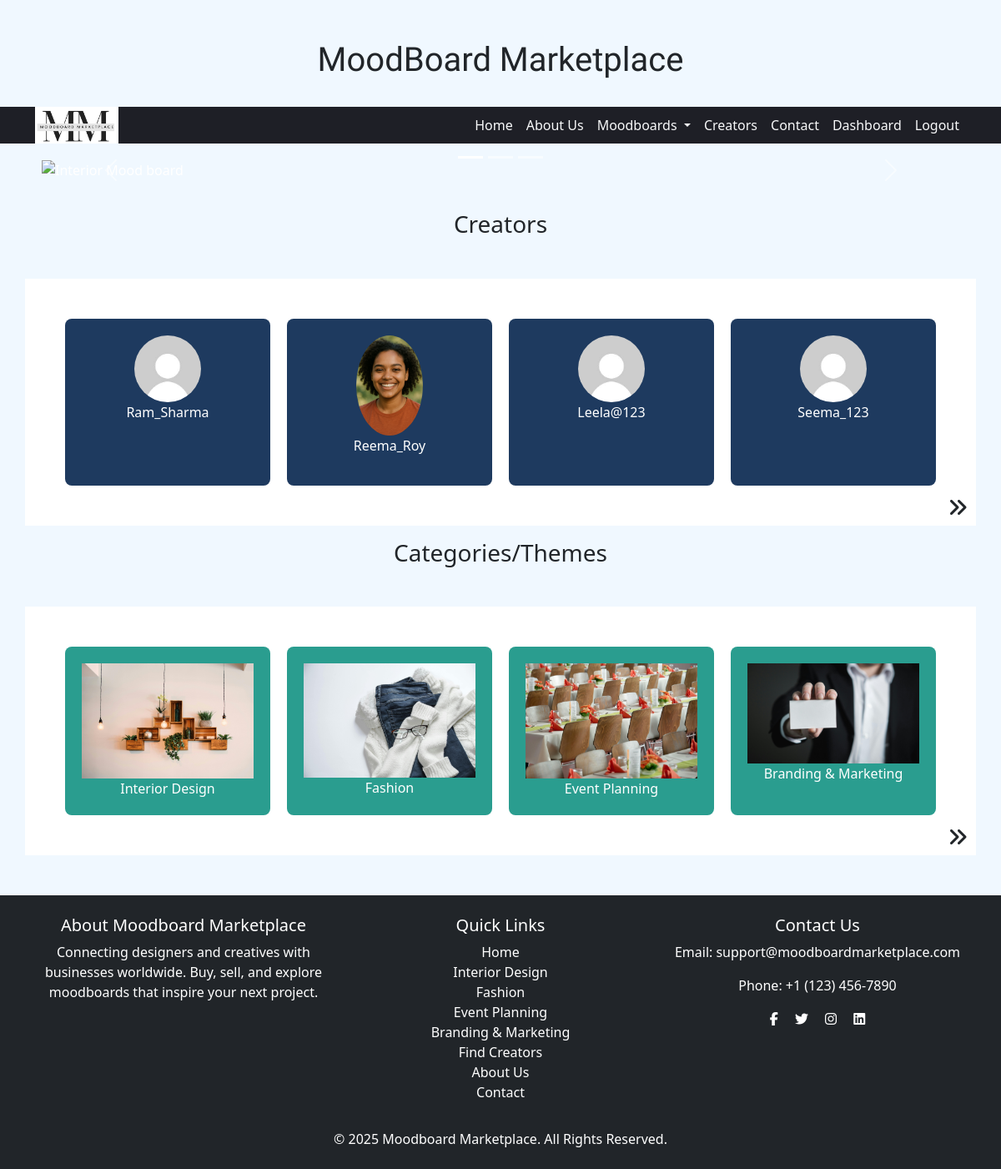
Page / (signed in) on the committed database.
### moodboards/models.py (models this page shows, shortened)
class User(AbstractUser):
    ROLE_CHOICES = [
        ('creator', 'Creator/Designer'),
        ('buyer', 'Buyer'),
    ]
    Categories = [
    		('All','All'),
		('Seasonal Theme','Seasonal Theme'),
		('Digital Design','Digital Design'),
		('Photography','Photography'),
		('Art & Illustration','Art & Illustration'),
		('Branding & Marketing','Branding & Marketing'),
		('Event Planning','Event Planning'),
		('Fashion','Fashion'),
		('Interior Design','Interior Design'),
	]
    email = models.EmailField(unique=True)
    role = models.CharField(max_length=10, choices=ROLE_CHOICES, default='buyer')
    profile_image = models.ImageField(upload_to='profile_images/', default='profile_images/default.jpeg', blank=True)
    speciality = models.CharField(max_length=30, choices=Categories, default='All')

class Category(models.Model):
	name = models.CharField(max_length=100,unique=True)
	image = models.ImageField(upload_to='category_images/', blank=True, null=True)
	description = models.TextField()

### moodboards/views.py (the view)
# urls.py: 2. Add a URL to urlpatterns:  path('', views.home, name='home')
def home(request):
    moodboards = Moodboard.objects.all().order_by('-created_at')[:5]
    creators = User.objects.filter(role='creator')[:4]  # Limit to 4
    categories = Category.objects.all()[:4]  # Limit to 4
    return render(request, 'moodboards/home.html', {"moodboards": moodboards,'creators': creators, 'categories': categories})

### moodboards/context_processors.py (called while the page is built)
def categories_context(request):
    return {
        'categories': Category.objects.all()  # Fetch all categories globally
    }

### templates/moodboards/home.html (shortened to what this page needs)
{% extends 'moodboards/base.html' %}
{% load static %}
{% block content %}
<section class="explore section container" style="width:100vw">
<div id="carouselExampleIndicators" class="carousel slide w-100">
  <div class="carousel-indicators">
    <button type="button" data-bs-target="#carouselExampleIndicators" data-bs-slide-to="0" class="active" aria-current="true" aria-label="Slide 1"></button>
    <button type="button" data-bs-target="#carouselExampleIndicators" data-bs-slide-to="1" aria-label="Slide 2"></button>
    <button type="button" data-bs-target="#carouselExampleIndicators" data-bs-slide-to="2" aria-label="Slide 3"></button>
  </div>
  <div class="carousel-inner">
    <div class="carousel-item active">
      <img src="{% static 'images/interior.png' %}" class="d-block w-100" alt="Interior Mood board">
    </div>
  </div>
  <button class="carousel-control-prev" type="button" data-bs-target="#carouselExampleIndicators" data-bs-slide="prev">
    <span class="carousel-control-prev-icon" aria-hidden="true"></span>
  </button>
  <button class="carousel-control-next" type="button" data-bs-target="#carouselExampleIndicators" data-bs-slide="next">
    <span class="carousel-control-next-icon" aria-hidden="true"></span>
  </button>
</div>
</section>
<h3 align="center" class="mt-3 mb-0">Creators</h3>
<section class="designers container d-flex flex-row mt-5 p-5">
    {% for creator in creators %}
        <div class="designers-card">
            <img src="{{ creator.profile_image.url }}" alt="{{ creator.name }}" class="rounded-circle" width="80">
            <p onclick="location.href='{% url 'creator_profile' creator.id %}'" style="cursor:pointer;">{{ creator.username }}</p>
        </div>
    {% empty %}
        <p>No designers available yet.</p>
    {% endfor %}
    <i class="designers-more fa-solid fa-angles-right" onclick="location.href='{% url 'creators' %}'"></i>
</section>
<h3 align="center" class="mt-3 mb-0">Categories/Themes</h3>
<section class="categories container d-flex flex-row mt-5 mb-5 p-5">
    {% for category in categories %}
        <div class="category-card text-center">
            <img src="{{ category.image.url }}" alt="{{ category.name }}" class="img-fluid">
            <a href="{% url 'moodboard_list' category.id %}" class="text-white text-decoration-none">{{ category.name }}</a>
        </div>
    {% empty %}
        <p>No categories available yet.</p>
    {% endfor %}
    <i class="categories-more fa-solid fa-angles-right" onclick="location.href='{% url 'categories' %}'"></i>
</section>
{% endblock %}

### templates/moodboards/base.html (shortened to what this page needs)
<!DOCTYPE html>
<html lang="en">
<head>
    <link rel="stylesheet" href="https://cdnjs.cloudflare.com/ajax/libs/font-awesome/6.7.2/css/all.min.css" />
    {% load static %}
    <link rel="stylesheet" href="{% static 'bootstrap/css/bootstrap.min.css' %}">
    <link rel="stylesheet" href="{% static 'css/style.css' %}">
</head>
<body class="d-flex flex-column min-vh-100">
    <header>
        <h1 class="title text-center mt-5">MoodBoard Marketplace</h1>
        <nav class="navbar navbar-expand-lg navbar-dark bg-dark sticky-top">
            <div class="container">
                <a class="navbar-brand" href="#">
                    <img src="{% static 'images/logo.png' %}" alt="MoodBoard Marketplace">
                </a>
                <div class="collapse navbar-collapse" id="navbarNav">
                    <ul class="navbar-nav ms-auto">
                        <li class="nav-item"><a class="nav-link active" href="{% url 'home' %}">Home</a></li>
                        <li class="nav-item"><a class="nav-link" href="{% url 'about' %}">About Us</a></li>
                        <li class="nav-item dropdown">
                            <a class="nav-link dropdown-toggle" href="#" id="moodboardDropdown" role="button" data-bs-toggle="dropdown">
                                Moodboards
                            </a>
                        </li>
                        <li class="nav-item"><a class="nav-link" href="{% url 'creators' %}">Creators</a></li>
                        <li class="nav-item"><a class="nav-link" href="{% url 'contact' %}">Contact</a></li>
                        {% if user.is_authenticated %}
                        	<li class="nav-item"><a class="nav-link" href="{% url 'dashboard' %}">Dashboard</a></li>
    				<li class="nav-item"><a class="nav-link" href="{% url 'logout' %}">Logout</a></li>
			{% else %}
    				<li class="nav-item"><a class="nav-link" href="{% url 'login' %}">Login</a></li>
    				<li class="nav-item"><a class="nav-link" href="{% url 'register' %}">Signup</a></li>
{% endif %}
                    </ul>
                </div>
            </div>
        </nav>
    </header>
    <main class="flex-grow-1">
        {% block content %}
        {% endblock %}
    </main>
<footer class="footer mt-auto py-4 bg-dark text-white">
    <div class="container text-center">
        <div class="row">
            <div class="col-md-4">
                <h5>About Moodboard Marketplace</h5>
                <p>Connecting designers and creatives with businesses worldwide. Buy, sell, and explore moodboards that inspire your next project.</p>
            </div>
            <div class="col-md-4">
                <h5>Quick Links</h5>
                <ul class="list-unstyled">
                    <li><a href="{% url 'home' %}" class="quick-link text-white text-decoration-none">Home</a></li>
                     {% for category in categories %}
            <li><a href="{% url 'moodboard_list' category.id %}" class="quick-link text-white text-decoration-none">{{ category.name }}</a></li>
        {% endfor %}
                    <li><a href="{% url 'creators' %}" class="quick-link text-white text-decoration-none">Find Creators</a></li>
                    <li><a href="{% url 'about' %}" class="quick-link text-white text-decoration-none">About Us</a></li>
                    <li><a href="{% url 'contact' %}" class="quick-link text-white text-decoration-none">Contact</a></li>
                </ul>
            </div>
            <div class="col-md-4">
                <h5>Contact Us</h5>
                <p>Email: support@moodboardmarketplace.com</p>
                <p>Phone: +1 (123) 456-7890</p>
                <div class="social-icons">
                    <a href="#" class="text-white me-3"><i class="fab fa-facebook-f"></i></a>
                    <a href="#" class="text-white me-3"><i class="fab fa-twitter"></i></a>
                    <a href="#" class="text-white me-3"><i class="fab fa-instagram"></i></a>
                    <a href="#" class="text-white"><i class="fab fa-linkedin"></i></a>
                </div>
            </div>
        </div>
        <div class="mt-3">
            <p class="mb-0">&copy; 2025 Moodboard Marketplace. All Rights Reserved.</p>
        </div>
    </div>
</footer>
</body>
</html>

### moodboards/static/css/style.css (style rules this page uses)
body { background-color: aliceblue; }
.title { font-family: "Caprasimo"; text-align: center; margin:2rem; }
.navbar { background-color: #1E1F26 !important; padding:0; }
.navbar-brand { height:100%; padding:0; }
.navbar-brand img { width:100px; max-height:4rem; }
.navbar a { color: #F8F9FA !important; }
.explore { color: white; display: flex; flex-direction: row; justify-content: space-evenly; align-items: center; padding: 20px; }
.designers { gap: 20px; background-color:white; position:relative; }
.designers-card { background-color: #1E3A5F; color: white; padding: 20px; border-radius: 8px; flex: 1; text-align: center; }
.designers-more,.categories-more { position: absolute; bottom: 10px; right: 10px; font-size: 1.5rem; transition: all 0.2s ease-in-out; }
.designers-more::after,.categories-more::after { content: "Explore more"; position: absolute; bottom: -30px; left: 50%; transform: translateX(-50%); background-color: rgba(0, 0, 0, 0.8); color: white; padding: 5px 10px; border-radius: 5px; font-size: 0.5rem; white-space: nowrap; opacity: 0; transition: opacity 0.3s ease-in-out; pointer-events: none; }
.categories { gap: 20px; background-color:white; position:relative; }
.category-card { background-color: #2A9D8F; color: white; padding: 20px; border-radius: 8px; flex: 1; text-align: center; }
footer { background-color: #003366; color: white; text-align: center; padding: 20px; }

### rows in the picture
User: profile_image (placeholder picture), username "Ram_Sharma"
User: profile_image (picture), username "Reema_Roy"
User: profile_image (placeholder picture), username "Leela@123"
User: profile_image (placeholder picture), username "Seema_123"
Category: image (picture), name "Interior Design"
Category: image (picture), name "Fashion"
Category: image (picture), name "Event Planning"
Category: image (picture), name "Branding & Marketing"
